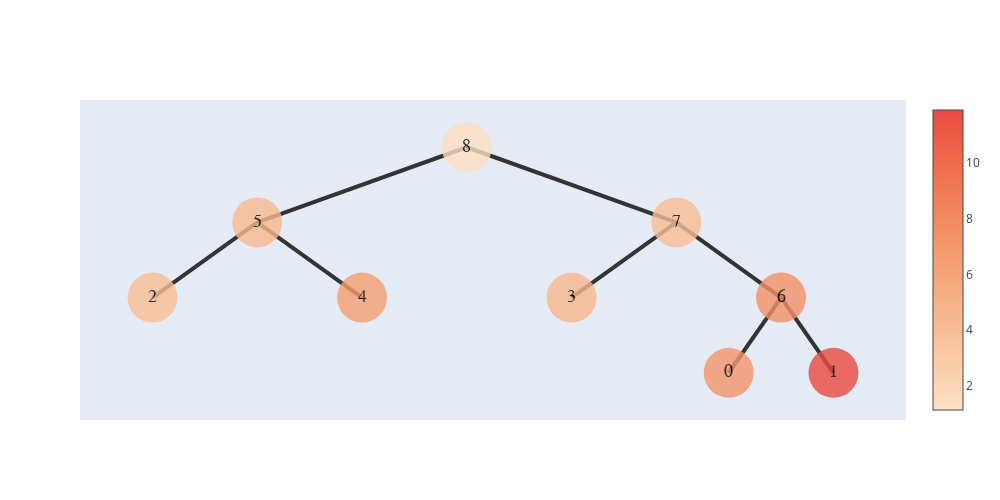

Notebook code for this chart:
### Code cell
def search_miss_node(now,anslist,smalllist,n):
    if(len(now.son) == 0):
        return now;
    if(len(now.son)==1):
        search_miss_node(now.son[0],anslist,smalllist,n);
        return now;
    lson = search_miss_node(now.son[0],anslist,smalllist,n);
    rson = search_miss_node(now.son[1],anslist,smalllist,n);
    if((int(lson.name)<n and int(rson.name)>n )):
        smalllist.append(int(lson.name))
        anslist.append((lson,rson));
    elif (int(lson.name)>n and int(rson.name)<n ):
        smalllist.append(int(rson.name))
        anslist.append((lson,rson));
    return now
nodes1,n1 = build_hyper_tree(folder_path)
# show_tree(nodes1[0]).show_fig()
anslist = [];
mergelist= []
smalllist = []
search_tree(nodes1[0],1,mergelist)
search_miss_node(nodes1[0],anslist,smalllist,(n1+1)/2)
len(anslist),len(mergelist)
show_tree(nodes1[0]).show_fig()

### Figure 1 — Plotly figure (JSON) as saved in the notebook; plotly's stock layout.template omitted (floating-point values rounded to 4 significant figures)
{"data": [{"hoverinfo": "text", "marker": {"color": [1.142, 4.373, 3.979, 6.413, 3.992, 4.465, 7.429, 7.057, 11.89], "colorscale": [[0, "rgb(253, 224, 197)"], [0.1667, "rgb(250, 203, 166)"], [0.3333, "rgb(248, 181, 139)"], [0.5, "rgb(245, 158, 114)"], [0.6667, "rgb(242, 133, 93)"], [0.8333, "rgb(239, 106, 76)"], [1, "rgb(235, 74, 64)"]], "showscale": true, "size": 50, "symbol": "circle-dot"}, "mode": "markers+text", "opacity": 0.8, "text": ["8", "5", "2", "4", "7", "3", "6", "0", "1"], "textfont": {"color": "#000000", "family": "sans serif", "size": 18}, "type": "scatter", "x": [5.5, 3.25, 2.125, 4.375, 7.75, 6.625, 8.875, 8.312, 9.438], "y": [5, 3.5, 2, 2, 3.5, 2, 2, 0.5, 0.5]}], "layout": {"height": 500, "shapes": [{"layer": "below", "line": {"color": "#333", "width": 4}, "type": "line", "x0": 5.5, "x1": 5.5, "y0": 5, "y1": 5}, {"layer": "below", "line": {"color": "#333", "width": 4}, "type": "line", "x0": 5.5, "x1": 3.25, "y0": 5, "y1": 3.5}, {"layer": "below", "line": {"color": "#333", "width": 4}, "type": "line", "x0": 3.25, "x1": 2.125, "y0": 3.5, "y1": 2}, {"layer": "below", "line": {"color": "#333", "width": 4}, "type": "line", "x0": 3.25, "x1": 4.375, "y0": 3.5, "y1": 2}, {"layer": "below", "line": {"color": "#333", "width": 4}, "type": "line", "x0": 5.5, "x1": 7.75, "y0": 5, "y1": 3.5}, {"layer": "below", "line": {"color": "#333", "width": 4}, "type": "line", "x0": 7.75, "x1": 6.625, "y0": 3.5, "y1": 2}, {"layer": "below", "line": {"color": "#333", "width": 4}, "type": "line", "x0": 7.75, "x1": 8.875, "y0": 3.5, "y1": 2}, {"layer": "below", "line": {"color": "#333", "width": 4}, "type": "line", "x0": 8.875, "x1": 8.312, "y0": 2, "y1": 0.5}, {"layer": "below", "line": {"color": "#333", "width": 4}, "type": "line", "x0": 8.875, "x1": 9.438, "y0": 2, "y1": 0.5}], "width": 1000, "xaxis": {"showgrid": false, "showline": false, "showticklabels": false, "zeroline": false}, "yaxis": {"showgrid": false, "showline": false, "showticklabels": false, "zeroline": false}}}
